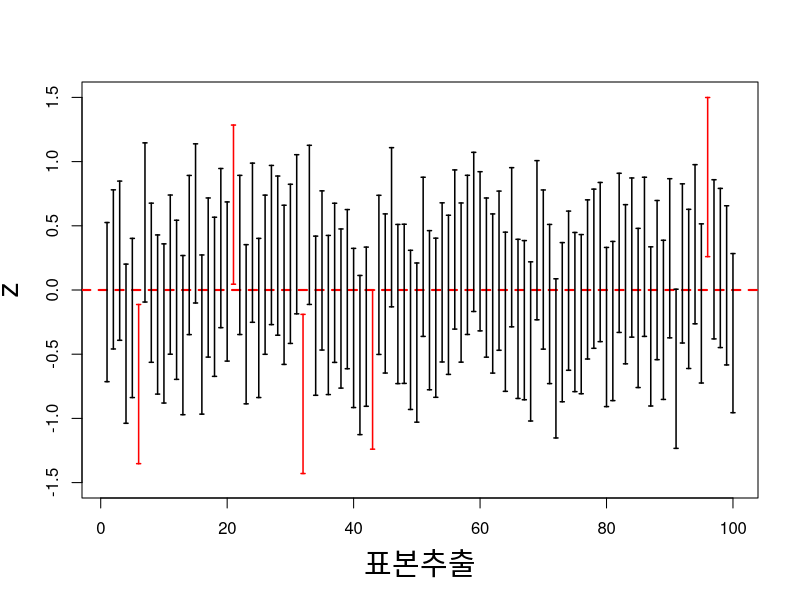

This chart was generated by the following R code:
set.seed(9)
n <- 10
x <- 1:100
y <- seq(-3, 3, by=0.01)

smps <- matrix(rnorm(n * length(x)), ncol=n)

xbar <- apply(smps, 1, mean)
se <- 1 / sqrt(10)
alpha <- 0.05
z <- qnorm(1 - alpha/2)
ll <- xbar - z * se
ul <- xbar + z * se

plot(y, type="n", xlab="표본추출", ylab="z", xlim=c(1, 100), ylim=c(-1.5, 1.5), cex.lab=1.8)
abline(h=0, col="red", lwd=2, lty=2)
l.c <- rep(NA, length(x))
l.c <- ifelse(ll * ul > 0, "red", "black")
arrows(1:length(x), ll, 1:length(x), ul, code=3, angle=90, length=0.02, col=l.c, lwd=1.5)

